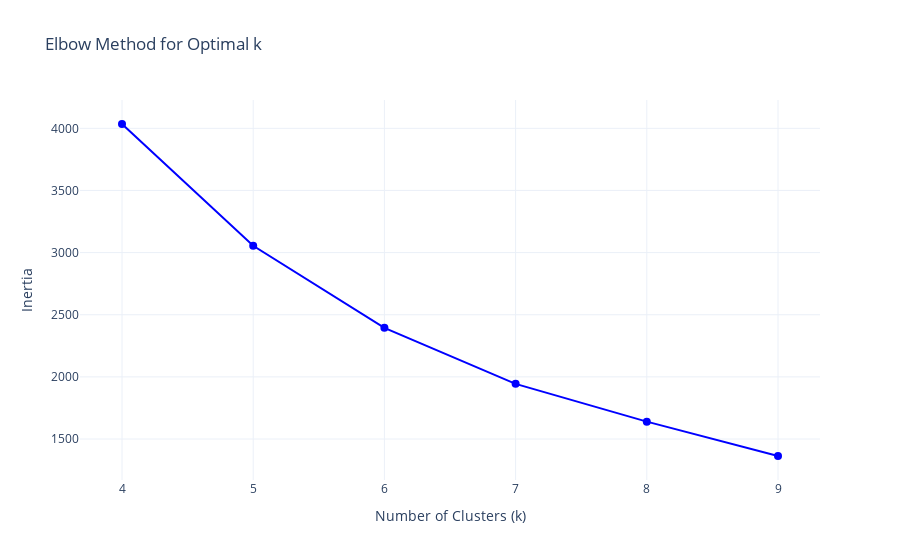

Notebook cell for this chart:
### Code cell
# Create an interactive Plotly figure for the Elbow Method
fig = go.Figure()

fig.add_trace(go.Scatter(
    x=list(k_range),
    y=inertia,
    mode='lines+markers',
    marker=dict(size=8, color='blue'),
    line=dict(width=2),
    name='Inertia'
))

# Customize layout
fig.update_layout(
    title="Elbow Method for Optimal k",
    xaxis_title="Number of Clusters (k)",
    yaxis_title="Inertia",
    template="plotly_white",
    hovermode="x"
)

# Display the interactive plot
fig.show()

### Figure 1 — Plotly figure (JSON) as saved in the notebook; plotly's stock layout.template omitted (floating-point values rounded to 4 significant figures)
{"data": [{"line": {"width": 2}, "marker": {"color": "blue", "size": 8}, "mode": "lines+markers", "name": "Inertia", "type": "scatter", "x": [4, 5, 6, 7, 8, 9], "y": [4035.0, 3055.0, 2394.0, 1944.0, 1640.0, 1363.0]}], "layout": {"hovermode": "x", "title": {"text": "Elbow Method for Optimal k"}, "xaxis": {"title": {"text": "Number of Clusters (k)"}}, "yaxis": {"title": {"text": "Inertia"}}}}
